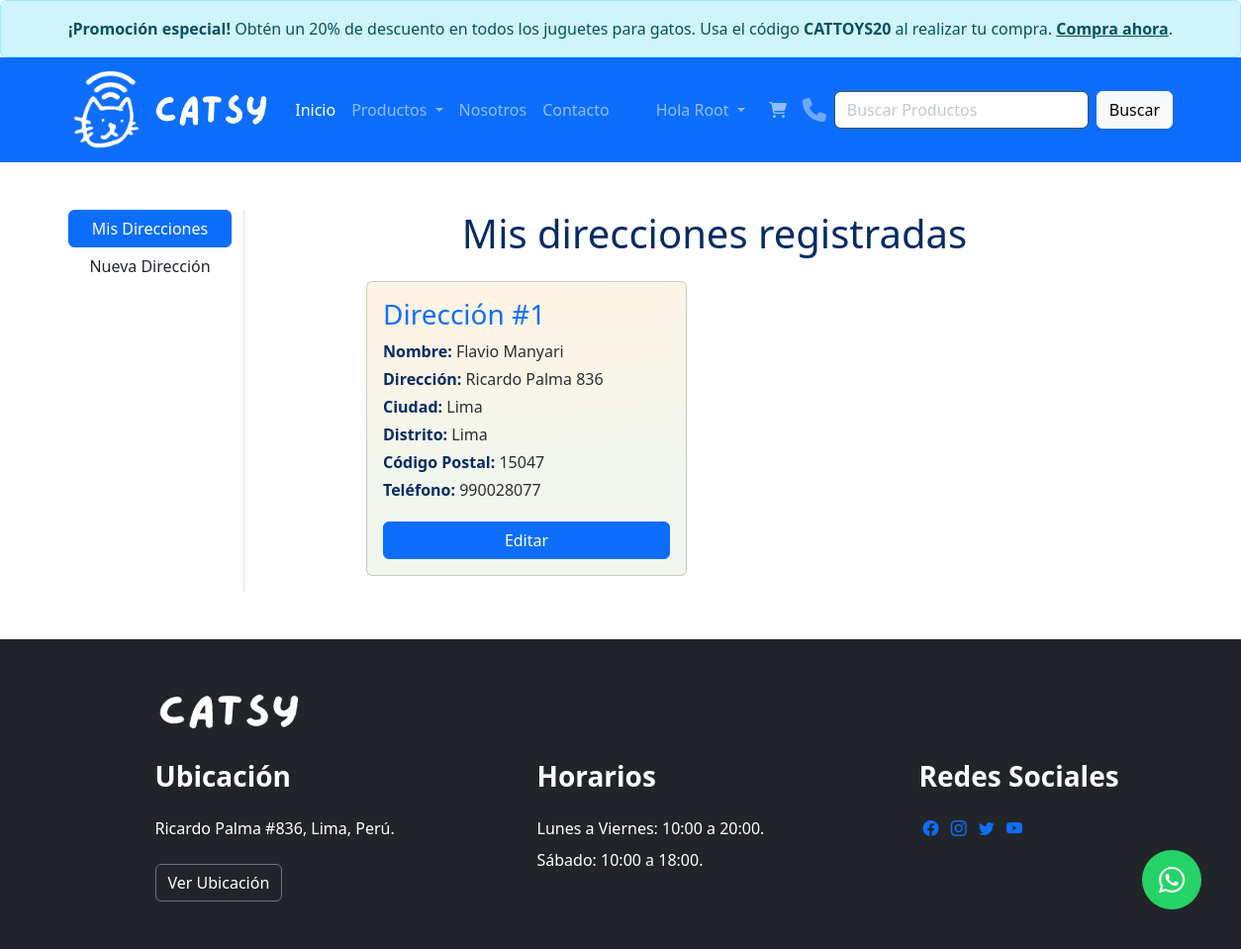
The page /address/ (signed in) on the database its author committed.
### app/models.py (models this page shows, shortened)
class Customer(models.Model):
    user = models.ForeignKey(User, on_delete=models.CASCADE)
    name = models.CharField(max_length=200)
    locality = models.CharField(max_length=50)
    city = models.CharField(max_length=50)
    mobile = models.IntegerField(default=0)
    zipcode = models.IntegerField()
    state = models.CharField(choices=DISTRITO_CHOICES,max_length=50)

### app/views.py (the view)
# urls.py: path("address/", views.address, name="address"),
def address(request):
    totalitem = 0
    if request.user.is_authenticated:
        totalitem = len(Cart.objects.filter(user=request.user))
    add = Customer.objects.filter(user=request.user)
    return render(request, "app/address.html", locals())

### app/templates/app/address.html (shortened to what this page needs)
{% extends 'app/base.html' %} {% load static %} {% block title %}Direcciones{%endblock title %} {% block content %}
<div class="container my-5">
    <div class="row">
        <div class="col-sm-2 border-end">
            <ul class="list-unstyled">
                <li class="d-grid">
                    <a href="{% url 'address' %}" class="btn btn-primary">Mis Direcciones</a>
                </li>
                <li class="d-grid">
                    <a href="{% url 'profile' %}" class="btn btn">Nueva Dirección</a>
                </li>
            </ul>
        </div>
        <div class="col-sm-8 offset-sm-1">
            <div><h1 class="text-primary-emphasis" style="text-align: center;">Mis direcciones registradas</h1></div>
            <div class="row">
                {% for ad in add %}
                <div class="col-sm-6">
                    <div class="card m-3 d-flex flex-row">
                        <div class="card-body">
                            <h3 class="text-primary">Dirección #{{forloop.counter}}</h3>
                            <p class="my-1">
                                <span class="text-primary-emphasis" style="font-size: 1rem; font-weight: bold;">Nombre:</span>
                                <span class="text-secondary-emphasis">{{ad.name}}</span>
                            </p>
                            <p class="my-1">
                                <span class="text-primary-emphasis" style="font-size: 1rem; font-weight: bold;">Dirección:</span>
                                <span class="text-secondary-emphasis">{{ad.locality}}</span>
                            </p>
                            <p class="my-1">
                                <span class="text-primary-emphasis" style="font-size: 1rem; font-weight: bold;">Ciudad:</span>
                                <span class="text-secondary-emphasis">{{ad.city}}</span>
                            </p>
                            <p class="my-1">
                                <span class="text-primary-emphasis" style="font-size: 1rem; font-weight: bold;">Distrito:</span>
                                <span class="text-secondary-emphasis">{{ad.state}}</span>
                            </p>
                            <p class="my-1">
                                <span class="text-primary-emphasis" style="font-size: 1rem; font-weight: bold;">Código
                                    Postal:</span>
                                <span class="text-secondary-emphasis">{{ad.zipcode}}</span>
                            </p>
                            <p class="my-1">
                                <span class="text-primary-emphasis" style="font-size: 1rem; font-weight: bold;">Teléfono:</span>
                                <span class="text-secondary-emphasis">{{ad.mobile}}</span>
                            </p>
                            <p class="text-end mb-0">
                                <a href="{% url 'updateAddress' pk=ad.id %}" type="button"
                                    class="btn btn-primary w-100" style="margin-top: 1rem;">Editar</a>
                            </p>
                        </div>
                    </div>
                </div>
                {% endfor %}
            </div>
        </div>
    </div>
</div>
<a href="https://wa.me/56976206891?text=Me%20gustaría%20saber%20el%20precio%20del%20producto" class="whatsapp"
    target="_blank">
    <i class="fab fa-whatsapp whatsapp-icon"></i></a>
{% endblock content %}

### app/templates/app/base.html (shortened to what this page needs)
<!DOCTYPE html>
{% load static %}
<html lang="en">
    <head>
        <link href="https://cdn.jsdelivr.net/npm/bootstrap@5.3.0-alpha3/dist/css/bootstrap.min.css" rel="stylesheet">
        <link rel="stylesheet" href="https://cdnjs.cloudflare.com/ajax/libs/font-awesome/5.15.3/css/all.min.css">
        <link rel="stylesheet" href="https://cdnjs.cloudflare.com/ajax/libs/fancybox/3.5.7/jquery.fancybox.min.css" />
        <link rel="stylesheet" href="{% static 'app/css/owl.carousel.min.css' %}">
        <link rel="stylesheet" href="{% static 'app/css/all.min.css' %}">
        <link rel="stylesheet" href="{% static 'app/css/style.css' %}">
        <link rel="stylesheet" href="https://cdn.jsdelivr.net/npm/bootstrap-icons@1.3.0/font/bootstrap-icons.css">
    </head>
<body>
    <div class="alert alert-info text-center slide-in" role="alert">
        <div class="sliding-text">
            <strong>¡Promoción especial!</strong> Obtén un 20% de descuento en todos los juguetes para gatos. Usa el código <strong>CATTOYS20</strong> al realizar tu compra. <a href="{% url 'category' 'JU' %}" class="alert-link">Compra ahora</a>.
        </div>
    </div>
    <nav class="navbar navbar-expand-lg bg-primary sticky-top" data-bs-theme="dark">
        <div class="container d-flex justify-content-between">
            <a class="navbar-brand" href="/">
                <img src="{% static 'app/images/catsy_logo_sm_white.png' %}" width="80" height="80" alt="catsy_logo">
                <img src="{% static 'app/images/catsy_name_white.png' %}" width="120" height="45"  alt="catsy_logo">
            </a>
            <div class="collapse navbar-collapse" id="navbarSupportedContent">
                <ul class="navbar-nav me-auto mb-2 mb-lg-0">
                    {% if request.user.is_authenticated %}
                    <li class="nav-item">
                        <a class="nav-link active" aria-current="page" href="/">Inicio</a>
                    </li>
                    <li class="nav-item dropdown">
                        <a class="nav-link dropdown-toggle" href="#" role="button" data-bs-toggle="dropdown" aria-expanded="false">
                            Productos
                        </a>
                    </li>
                    <li class="nav-item">
                        <a class="nav-link" href="{% url 'about' %}">Nosotros</a>
                    </li>
                    <li class="nav-item">
                        <a class="nav-link" href="{% url 'contact' %}">Contacto</a>
                    </li>
                </ul>
                <ul class="d-xxl-flex navbar-nav mb-0 mx-2">
                    <li class="nav-item dropdown">
                        <a class="nav-link dropdown-toggle text-capitalize" href="#" aria-expanded="false" id="profileDropdown" role="button" data-bs-toggle="dropdown" aria-expanded="false">Hola {{request.user}} </a>
                    </li>
                    <li class="nav-item mx-2">
                        <a class="nav-link" href="{% url 'showcart' %}"> {% if totalitem > 0 %}<span class="badge bg-danger"> {{ totalitem }} </span>{%endif%}  <i class="fas fa-shopping-cart"></i></a>
                    </li>
                    <li>
                        <a href="tel:+56976206891"><i class="fas fa-phone" style="width: 1.5rem; height: 1.5rem; margin-top: 0.5rem;"></i></a>
                    </li>
                    {% endif %}
                </ul>
                <form class="d-flex" role="search" action="/search">
                    <input class="form-control me-2 bg-white" type="search" placeholder="Buscar Productos" name="search" aria-label="Search">
                    <button class="btn btn-light shadow-sm" type="submit">Buscar</button>
                </form>
            </div>
        </div>
    </nav>
    {% block content %}{% endblock content %}
    <footer class="site-footer section-padding ">
        <div class="container-fluid bg-dark ">
            <div class="row p-5 ">
                <div class="col-12 offset-1">
                    <h2 class="text-white mb-4 me-6 " ><img src="{% static 'app/images/catsy_name_white.png' %}" width="150" height="50"  alt="catsy_logo"> </h2>
                </div>
                <div class="col-lg-3 col-md-7 col-xs-12 tooplate-mt30 text-white offset-1">
                    <h3 class="text-white mb-lg-4 mb-3"><strong>Ubicación</strong></h3>
                    <p>Ricardo Palma #836, Lima, Perú.</p>
                    <a href=https://goo.gl/maps/989t2Grs5NpPUbCk8 target="_blank" class="custom-btn btn btn-dark mt-2 border border-secondary">Ver Ubicación</a>
                </div>
                <div class="col-lg-3 col-md-5 col-xs-12 tooplate-mt30 text-white offset-1 ">
                    <h3 class="text-white mb-lg-4 mb-3"><strong>Horarios</strong></h3>
                    <p class="mb-2">Lunes a Viernes: 10:00 a 20:00.</p>
                    <p class="mb-2">Sábado: 10:00 a 18:00.</p>
                </div>
                <div class="col-lg-3 col-md-6 col-xs-12 tooplate-mt30 offset-1">
                    <h3 class="text-white mb-lg-4 mb-3"><strong>Redes Sociales</strong></h3>
                    <a href="https://www.facebook.com" target="_blank" class="mx-1 bi-facebook"></a>
                    <a href="https://www.instagram.com"target="_blank" class="mx-1 bi-instagram" ></a>
                    <a href="https://www.twitter.com/"target="_blank" class="mx-1 bi-twitter"></a>
                    <a href="https://www.youtube.com"target="_blank" class="mx-1 bi-youtube"></a>
                </div>
            </div>
        </div>
    </footer>
</body>
</html>

### app/static/app/css/style.css (style rules this page uses)
body { overflow-x: hidden; }
html, body { height: 100%; }
.sliding-text { animation: slide-in 20s linear infinite; }
.alert-info { margin: 0 auto; }

### app/templates/app/address.html (style rules this page uses)
.whatsapp { position: fixed; width: 60px; height: 60px; bottom: 40px; right: 40px; background-color: #25d366; color: #FFF; border-radius: 50px; text-align: center; font-size: 30px; line-height: 59px; z-index: 100; }
.card { background-image: linear-gradient( 174.2deg, rgba(255,244,228,1) 7.1%, rgba(240,246,238,1) 67.4% ); }

### rows shown on the page
Customer: name "Flavio Manyari", locality "Ricardo Palma 836", city "Lima", state "Lima", zipcode "15047", mobile "990028077"

### other values the page prints
{{ request.user }} "Root"
